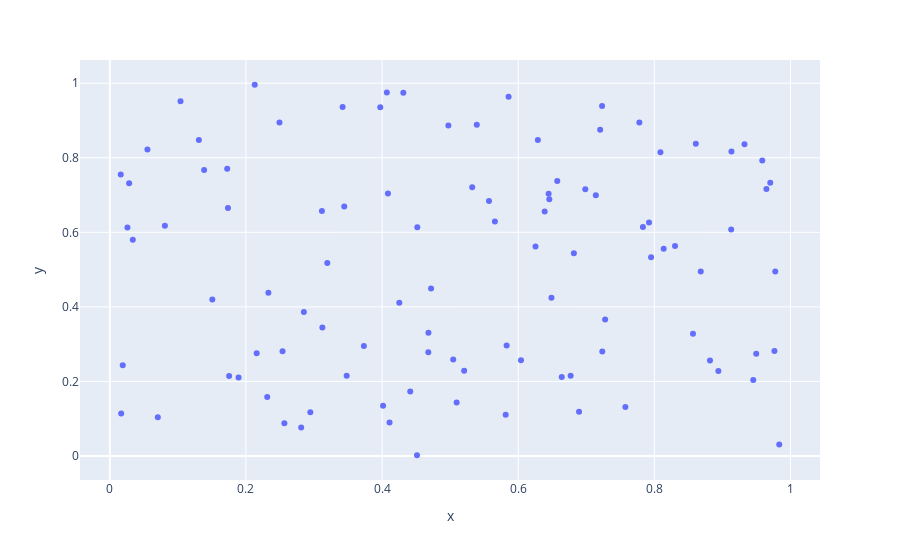

Notebook code cell kept with this figure:
### Markdown cell above
## 2. Plot scatter

### Code cell
import plotly.express as px
fig = px.scatter(data, x="x", y="y")
fig.show()
